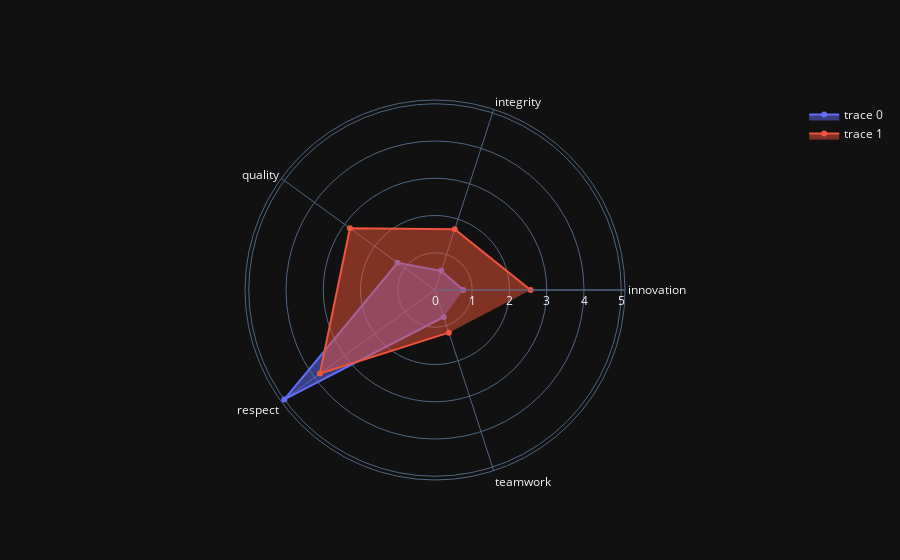

Notebook code for this chart:
### Code cell
# plot star plot for comparison 
fig = go.Figure() 

fig.add_trace(go.Scatterpolar( 
	r=pd.Series(data.loc[1,plt_vars].values), 
	theta=plt_vars, 
	fill='toself'
)) 
fig.add_trace(go.Scatterpolar( 
	r=pd.Series(data.loc[0,plt_vars].values), 
	theta=plt_vars, 
	fill='toself'
)) 

fig.update_layout( 
polar=dict( 
	radialaxis=dict( 
	visible=True
		)), 
	template = 'plotly_dark', 

showlegend=True
) 

fig.show()

### Figure 1 — Plotly figure (JSON) as saved in the notebook; plotly's stock layout.template omitted (floating-point values rounded to 4 significant figures)
{"data": [{"fill": "toself", "r": [0.7604, 0.5414, 1.244, 5.0, 0.7618], "theta": ["innovation", "integrity", "quality", "respect", "teamwork"], "type": "scatterpolar"}, {"fill": "toself", "r": [2.567, 1.714, 2.823, 3.819, 1.204], "theta": ["innovation", "integrity", "quality", "respect", "teamwork"], "type": "scatterpolar"}], "layout": {"polar": {"radialaxis": {"visible": true}}, "showlegend": true}}
